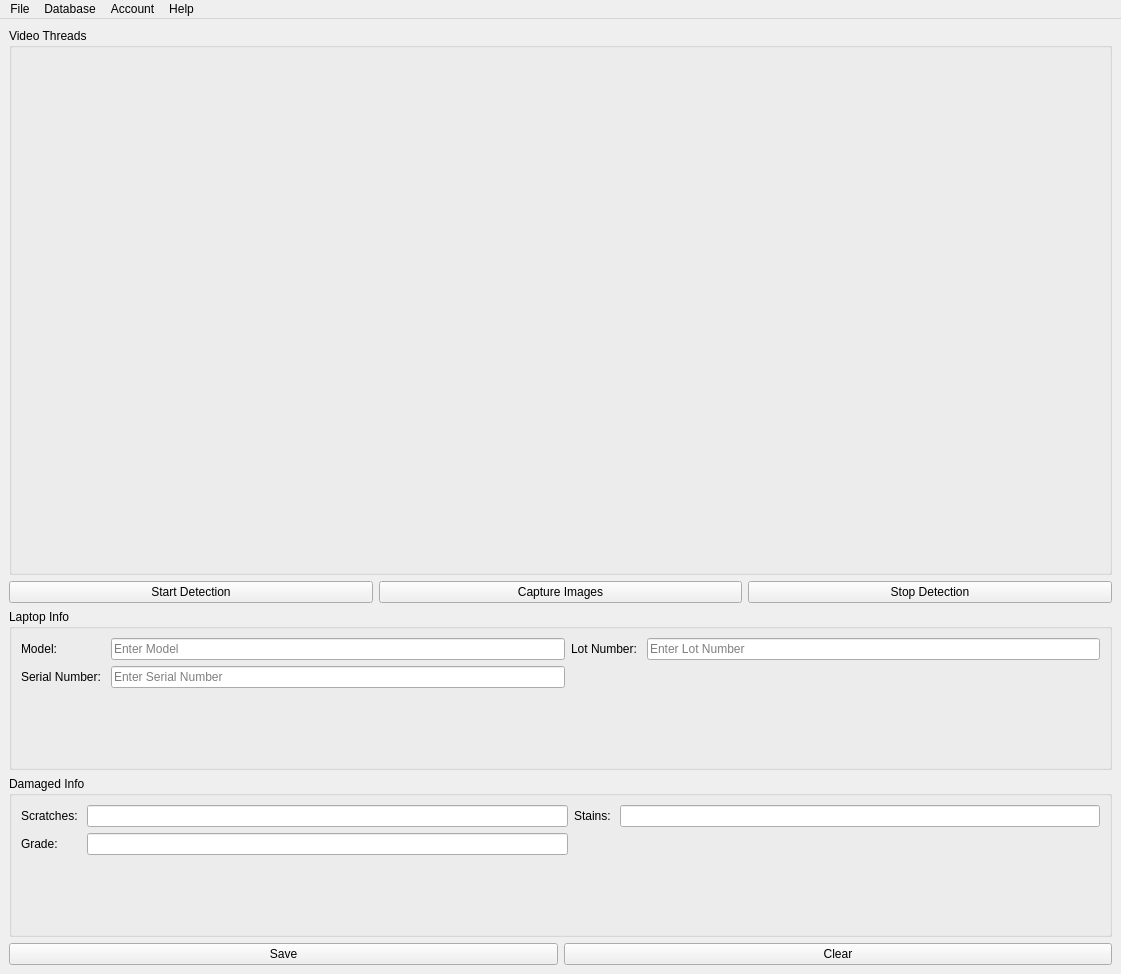
<?xml version="1.0" encoding="UTF-8"?>
<ui version="4.0">
 <class>MainWindow</class>
 <widget class="QMainWindow" name="MainWindow">
  <property name="geometry">
   <rect>
    <x>0</x>
    <y>0</y>
    <width>1121</width>
    <height>974</height>
   </rect>
  </property>
  <property name="sizePolicy">
   <sizepolicy hsizetype="Expanding" vsizetype="Fixed">
    <horstretch>0</horstretch>
    <verstretch>0</verstretch>
   </sizepolicy>
  </property>
  <property name="windowTitle">
   <string>MainWindow</string>
  </property>
  <widget class="QWidget" name="centralwidget">
   <property name="sizePolicy">
    <sizepolicy hsizetype="Expanding" vsizetype="Fixed">
     <horstretch>0</horstretch>
     <verstretch>0</verstretch>
    </sizepolicy>
   </property>
   <layout class="QVBoxLayout" name="verticalLayout">
    <item>
     <widget class="QGroupBox" name="video_threads_group">
      <property name="sizePolicy">
       <sizepolicy hsizetype="Expanding" vsizetype="MinimumExpanding">
        <horstretch>0</horstretch>
        <verstretch>0</verstretch>
       </sizepolicy>
      </property>
      <property name="title">
       <string>Video Threads</string>
      </property>
      <layout class="QVBoxLayout" name="verticalLayout_3">
       <item>
        <layout class="QGridLayout" name="video_threads_layout">
         <property name="sizeConstraint">
          <enum>QLayout::SizeConstraint::SetDefaultConstraint</enum>
         </property>
         <item row="1" column="1">
          <widget class="QLabel" name="video_thread_5">
           <property name="sizePolicy">
            <sizepolicy hsizetype="Expanding" vsizetype="Expanding">
             <horstretch>0</horstretch>
             <verstretch>0</verstretch>
            </sizepolicy>
           </property>
           <property name="text">
            <string/>
           </property>
          </widget>
         </item>
         <item row="1" column="0">
          <widget class="QLabel" name="video_thread_4">
           <property name="sizePolicy">
            <sizepolicy hsizetype="Expanding" vsizetype="Expanding">
             <horstretch>0</horstretch>
             <verstretch>0</verstretch>
            </sizepolicy>
           </property>
           <property name="minimumSize">
            <size>
             <width>250</width>
             <height>250</height>
            </size>
           </property>
           <property name="text">
            <string/>
           </property>
          </widget>
         </item>
         <item row="1" column="2">
          <widget class="QLabel" name="video_thread_6">
           <property name="sizePolicy">
            <sizepolicy hsizetype="Expanding" vsizetype="Expanding">
             <horstretch>0</horstretch>
             <verstretch>0</verstretch>
            </sizepolicy>
           </property>
           <property name="text">
            <string/>
           </property>
          </widget>
         </item>
         <item row="0" column="0">
          <widget class="QLabel" name="video_thread_1">
           <property name="sizePolicy">
            <sizepolicy hsizetype="Expanding" vsizetype="Expanding">
             <horstretch>0</horstretch>
             <verstretch>0</verstretch>
            </sizepolicy>
           </property>
           <property name="minimumSize">
            <size>
             <width>250</width>
             <height>250</height>
            </size>
           </property>
           <property name="text">
            <string/>
           </property>
          </widget>
         </item>
         <item row="0" column="2">
          <widget class="QLabel" name="video_thread_3">
           <property name="sizePolicy">
            <sizepolicy hsizetype="Expanding" vsizetype="Expanding">
             <horstretch>0</horstretch>
             <verstretch>0</verstretch>
            </sizepolicy>
           </property>
           <property name="text">
            <string/>
           </property>
          </widget>
         </item>
         <item row="0" column="1">
          <widget class="QLabel" name="video_thread_2">
           <property name="sizePolicy">
            <sizepolicy hsizetype="Expanding" vsizetype="Expanding">
             <horstretch>0</horstretch>
             <verstretch>0</verstretch>
            </sizepolicy>
           </property>
           <property name="text">
            <string/>
           </property>
          </widget>
         </item>
        </layout>
       </item>
      </layout>
     </widget>
    </item>
    <item>
     <layout class="QHBoxLayout" name="video_button_layout">
      <item>
       <widget class="QPushButton" name="start_detection_button">
        <property name="sizePolicy">
         <sizepolicy hsizetype="Expanding" vsizetype="Fixed">
          <horstretch>0</horstretch>
          <verstretch>0</verstretch>
         </sizepolicy>
        </property>
        <property name="text">
         <string>Start Detection</string>
        </property>
       </widget>
      </item>
      <item>
       <widget class="QPushButton" name="capture_images_button">
        <property name="sizePolicy">
         <sizepolicy hsizetype="Expanding" vsizetype="Fixed">
          <horstretch>0</horstretch>
          <verstretch>0</verstretch>
         </sizepolicy>
        </property>
        <property name="text">
         <string>Capture Images</string>
        </property>
       </widget>
      </item>
      <item>
       <widget class="QPushButton" name="stop_detection_button">
        <property name="sizePolicy">
         <sizepolicy hsizetype="Expanding" vsizetype="Fixed">
          <horstretch>0</horstretch>
          <verstretch>0</verstretch>
         </sizepolicy>
        </property>
        <property name="text">
         <string>Stop Detection</string>
        </property>
       </widget>
      </item>
     </layout>
    </item>
    <item>
     <widget class="QGroupBox" name="laptop_info_group">
      <property name="sizePolicy">
       <sizepolicy hsizetype="Expanding" vsizetype="MinimumExpanding">
        <horstretch>0</horstretch>
        <verstretch>0</verstretch>
       </sizepolicy>
      </property>
      <property name="title">
       <string>Laptop Info</string>
      </property>
      <layout class="QVBoxLayout" name="verticalLayout_4">
       <item>
        <layout class="QGridLayout" name="laptop_info_layout">
         <property name="sizeConstraint">
          <enum>QLayout::SizeConstraint::SetMaximumSize</enum>
         </property>
         <item row="0" column="1">
          <widget class="QLineEdit" name="model_input">
           <property name="sizePolicy">
            <sizepolicy hsizetype="Expanding" vsizetype="Fixed">
             <horstretch>0</horstretch>
             <verstretch>0</verstretch>
            </sizepolicy>
           </property>
           <property name="placeholderText">
            <string>Enter Model</string>
           </property>
          </widget>
         </item>
         <item row="1" column="1">
          <widget class="QLineEdit" name="serial_number_input">
           <property name="placeholderText">
            <string>Enter Serial Number</string>
           </property>
          </widget>
         </item>
         <item row="0" column="2">
          <widget class="QLabel" name="lot_number_label">
           <property name="text">
            <string>Lot Number: </string>
           </property>
          </widget>
         </item>
         <item row="0" column="3">
          <widget class="QLineEdit" name="lot_number_input">
           <property name="placeholderText">
            <string>Enter Lot Number</string>
           </property>
          </widget>
         </item>
         <item row="1" column="0">
          <widget class="QLabel" name="serial_number_label">
           <property name="text">
            <string>Serial Number: </string>
           </property>
          </widget>
         </item>
         <item row="0" column="0">
          <widget class="QLabel" name="model_label">
           <property name="sizePolicy">
            <sizepolicy hsizetype="Preferred" vsizetype="Preferred">
             <horstretch>0</horstretch>
             <verstretch>0</verstretch>
            </sizepolicy>
           </property>
           <property name="text">
            <string>Model: </string>
           </property>
          </widget>
         </item>
        </layout>
       </item>
       <item>
        <spacer name="verticalSpacer_2">
         <property name="orientation">
          <enum>Qt::Orientation::Vertical</enum>
         </property>
         <property name="sizeHint" stdset="0">
          <size>
           <width>20</width>
           <height>40</height>
          </size>
         </property>
        </spacer>
       </item>
      </layout>
     </widget>
    </item>
    <item>
     <widget class="QGroupBox" name="damaged_info_group">
      <property name="sizePolicy">
       <sizepolicy hsizetype="Expanding" vsizetype="MinimumExpanding">
        <horstretch>0</horstretch>
        <verstretch>0</verstretch>
       </sizepolicy>
      </property>
      <property name="title">
       <string>Damaged Info</string>
      </property>
      <layout class="QVBoxLayout" name="verticalLayout_2">
       <item>
        <layout class="QGridLayout" name="damaged_info_layout">
         <item row="1" column="1">
          <widget class="QLineEdit" name="grade_input"/>
         </item>
         <item row="1" column="0">
          <widget class="QLabel" name="grade_label">
           <property name="text">
            <string>Grade: </string>
           </property>
          </widget>
         </item>
         <item row="0" column="3">
          <widget class="QLineEdit" name="stain_input"/>
         </item>
         <item row="0" column="2">
          <widget class="QLabel" name="stain_label">
           <property name="text">
            <string>Stains: </string>
           </property>
          </widget>
         </item>
         <item row="0" column="1">
          <widget class="QLineEdit" name="scratch_input"/>
         </item>
         <item row="0" column="0">
          <widget class="QLabel" name="stratch_label">
           <property name="text">
            <string>Scratches: </string>
           </property>
          </widget>
         </item>
        </layout>
       </item>
       <item>
        <spacer name="verticalSpacer">
         <property name="orientation">
          <enum>Qt::Orientation::Vertical</enum>
         </property>
         <property name="sizeHint" stdset="0">
          <size>
           <width>20</width>
           <height>40</height>
          </size>
         </property>
        </spacer>
       </item>
      </layout>
     </widget>
    </item>
    <item>
     <layout class="QHBoxLayout" name="save_button_layout">
      <item>
       <widget class="QPushButton" name="save_button">
        <property name="sizePolicy">
         <sizepolicy hsizetype="Expanding" vsizetype="Fixed">
          <horstretch>0</horstretch>
          <verstretch>0</verstretch>
         </sizepolicy>
        </property>
        <property name="text">
         <string>Save</string>
        </property>
       </widget>
      </item>
      <item>
       <widget class="QPushButton" name="clear_button">
        <property name="sizePolicy">
         <sizepolicy hsizetype="Expanding" vsizetype="Fixed">
          <horstretch>0</horstretch>
          <verstretch>0</verstretch>
         </sizepolicy>
        </property>
        <property name="text">
         <string>Clear</string>
        </property>
       </widget>
      </item>
     </layout>
    </item>
   </layout>
  </widget>
  <widget class="QMenuBar" name="menubar">
   <property name="geometry">
    <rect>
     <x>0</x>
     <y>0</y>
     <width>1121</width>
     <height>24</height>
    </rect>
   </property>
   <property name="nativeMenuBar">
    <bool>false</bool>
   </property>
   <widget class="QMenu" name="file_menu">
    <property name="title">
     <string>File</string>
    </property>
    <addaction name="actionOpenFile"/>
    <addaction name="actionExitApp"/>
   </widget>
   <widget class="QMenu" name="database_menu">
    <property name="title">
     <string>Database</string>
    </property>
    <addaction name="actionOpenDatabase"/>
    <addaction name="actionExportData"/>
   </widget>
   <widget class="QMenu" name="account_menu">
    <property name="title">
     <string>Account</string>
    </property>
    <addaction name="actionProfile"/>
    <addaction name="separator"/>
    <addaction name="actionSignout"/>
   </widget>
   <widget class="QMenu" name="help_menu">
    <property name="title">
     <string>Help</string>
    </property>
    <addaction name="actionInstructions"/>
    <addaction name="actionDocuments"/>
   </widget>
   <addaction name="file_menu"/>
   <addaction name="database_menu"/>
   <addaction name="account_menu"/>
   <addaction name="help_menu"/>
  </widget>
  <action name="actionOpenFile">
   <property name="checkable">
    <bool>true</bool>
   </property>
   <property name="checked">
    <bool>false</bool>
   </property>
   <property name="text">
    <string>Open</string>
   </property>
  </action>
  <action name="actionExitApp">
   <property name="text">
    <string>Exit</string>
   </property>
  </action>
  <action name="actionOpenDatabase">
   <property name="text">
    <string>Open</string>
   </property>
  </action>
  <action name="actionExportData">
   <property name="text">
    <string>Export</string>
   </property>
  </action>
  <action name="actionProfile">
   <property name="text">
    <string>Profile</string>
   </property>
  </action>
  <action name="actionSignout">
   <property name="text">
    <string>Signout</string>
   </property>
  </action>
  <action name="actionDocuments">
   <property name="text">
    <string>Documents</string>
   </property>
  </action>
  <action name="actionInstructions">
   <property name="text">
    <string>Instructions</string>
   </property>
  </action>
 </widget>
 <tabstops>
  <tabstop>model_input</tabstop>
  <tabstop>lot_number_input</tabstop>
  <tabstop>serial_number_input</tabstop>
  <tabstop>scratch_input</tabstop>
  <tabstop>stain_input</tabstop>
  <tabstop>grade_input</tabstop>
  <tabstop>capture_images_button</tabstop>
  <tabstop>stop_detection_button</tabstop>
  <tabstop>start_detection_button</tabstop>
  <tabstop>save_button</tabstop>
  <tabstop>clear_button</tabstop>
 </tabstops>
 <resources/>
 <connections/>
</ui>
